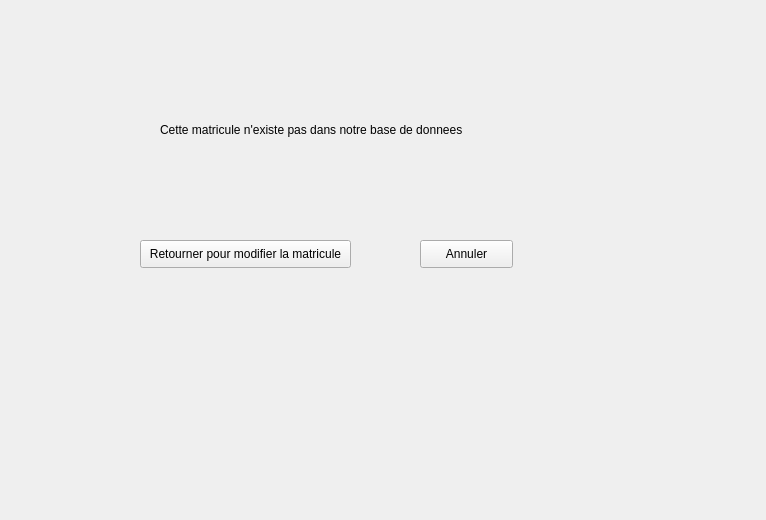
<?xml version="1.0" encoding="UTF-8"?>
<ui version="4.0">
 <class>busModificationErreur1</class>
 <widget class="QWidget" name="busModificationErreur1">
  <property name="geometry">
   <rect>
    <x>0</x>
    <y>0</y>
    <width>766</width>
    <height>520</height>
   </rect>
  </property>
  <property name="windowTitle">
   <string>Form</string>
  </property>
  <widget class="QPushButton" name="veriftModif2Quitter">
   <property name="geometry">
    <rect>
     <x>420</x>
     <y>240</y>
     <width>93</width>
     <height>28</height>
    </rect>
   </property>
   <property name="styleSheet">
    <string notr="true">font: 75 8pt &quot;Times New Roman&quot;;</string>
   </property>
   <property name="text">
    <string>Annuler</string>
   </property>
  </widget>
  <widget class="QLabel" name="label">
   <property name="geometry">
    <rect>
     <x>160</x>
     <y>120</y>
     <width>381</width>
     <height>20</height>
    </rect>
   </property>
   <property name="styleSheet">
    <string notr="true">font: 75 10pt &quot;Times New Roman&quot;;</string>
   </property>
   <property name="text">
    <string>Cette matricule n'existe pas dans notre base de donnees</string>
   </property>
  </widget>
  <widget class="QPushButton" name="veriftModif2Retourner">
   <property name="geometry">
    <rect>
     <x>140</x>
     <y>240</y>
     <width>211</width>
     <height>28</height>
    </rect>
   </property>
   <property name="styleSheet">
    <string notr="true">font: 75 8pt &quot;Times New Roman&quot;;</string>
   </property>
   <property name="text">
    <string>Retourner pour modifier la matricule</string>
   </property>
  </widget>
 </widget>
 <resources/>
 <connections/>
</ui>
